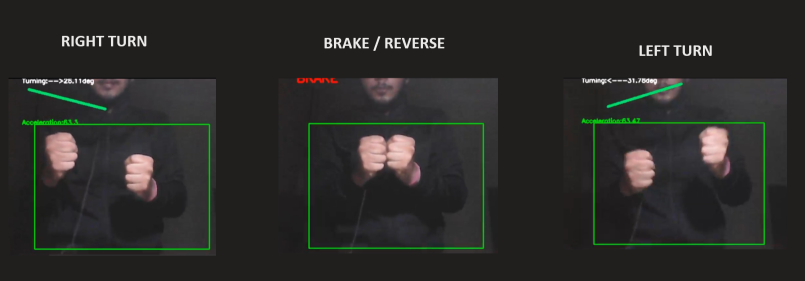
#> input picture images/ACTIONS.PNG, 1610 x 561 px, given in place of the camera (shown at 1/2 size)
$ jupyter execute game_control_opencv.ipynb   (older library calls are emulated)
#> lines starting #> are read from the running program, lines starting #| are printed output that depends on the picture; after the words box and inside, x2 and y2 are one past the last pixel; in counts of white or black regions, pixels touching at a corner belong together
[cell 1]
import cv2
import numpy as np
import math
import time
from pynput.keyboard import Key,Controller


# caputre live video through primary camera
cap = cv2.VideoCapture(0)
keyboard=Controller()
time.sleep(2)
Dir="-->"

while(1):

    _,img=cap.read()
#> img is the input picture: shape (561, 1610, 3); mean B, G, R 40.8, 43.3, 42.9
    img=cv2.flip(img,1)
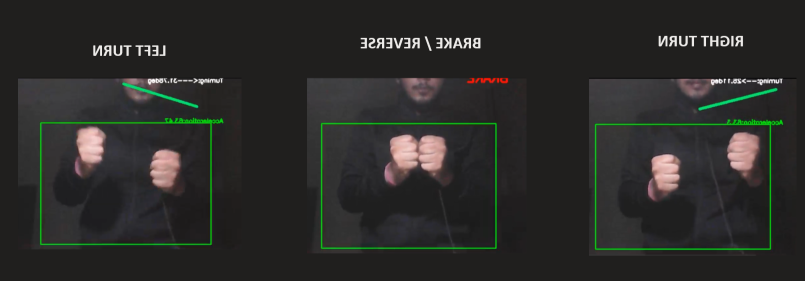
#> img: shape (561, 1610, 3) (shown at 1/2 size); mean B, G, R 40.8, 43.3, 42.9
    im=img
    img=img[150:450,80:500] #Define RegionOfInterest
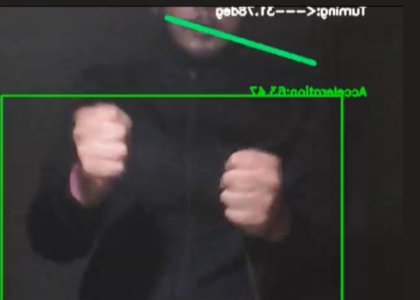
#> img: shape (300, 420, 3); mean B, G, R 50.3, 54.1, 52.8
    im=cv2.rectangle(im,(500,150),(80,450),(0,255,0),2)
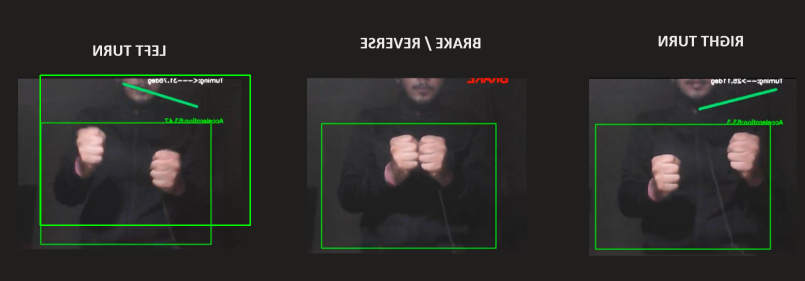
#> im: shape (561, 1610, 3) (shown at 1/2 size); 0.48% of pixels changed, all inside (x1, y1, x2, y2) = (79, 149, 502, 452)

    # Set the masking range for skin colour
    lower=np.array([0,20,150]) #HSV ranges for skin color
    upper=np.array([20,225,255])

    converted=cv2.cvtColor(img,cv2.COLOR_BGR2HSV) #convert BGR image to HSV image
#> converted: shape (300, 420, 3); mean H, S, V 79.2, 35.2, 62.8
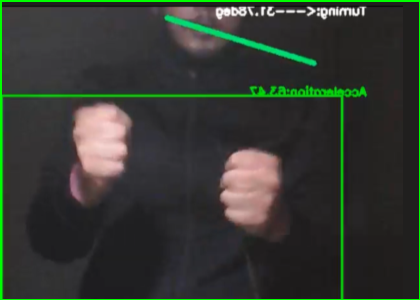
#> img: shape (300, 420, 3); 1.71% of pixels changed, all inside (x1, y1, x2, y2) = (0, 0, 420, 300)
    skinMask=cv2.inRange(converted,lower,upper)
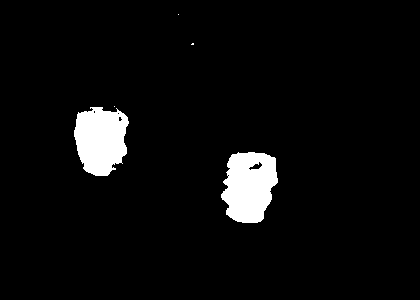
#> skinMask: shape (300, 420); 4.7% white; 5 white regions (3 under 20 px), largest, box (x1, y1, x2, y2) and area: (221, 152, 278, 223) 3050, (74, 107, 129, 176) 2894
    # set the kernel and masking of image
    kernel = cv2.getStructuringElement(cv2.MORPH_ELLIPSE, (7, 7))
    skinMask=cv2.morphologyEx(skinMask,cv2.MORPH_CLOSE,kernel)
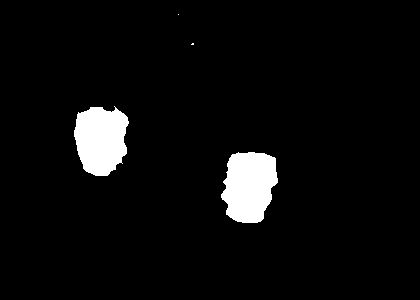
#> skinMask: shape (300, 420); 4.8% white; 4 white regions (2 under 20 px), largest, box (x1, y1, x2, y2) and area: (221, 152, 278, 223) 3116, (74, 106, 129, 176) 2955
    skinMask = cv2.dilate(skinMask, kernel, iterations = 4)
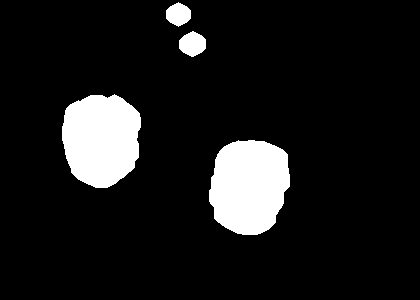
#> skinMask: shape (300, 420); 10.3% white; 4 white regions
    skinMask = cv2.GaussianBlur(skinMask, (7,7), 0)
    skin=cv2.bitwise_and(img,img,mask=skinMask)
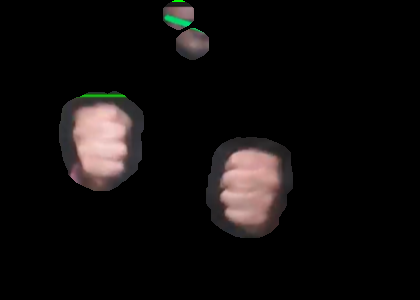
#> skin: shape (300, 420, 3); mean B, G, R 12.4, 12.9, 15.4

    # Finding all the contours in the masked image

    im2,contours,hierarchy=cv2.findContours(skinMask,cv2.RETR_TREE,cv2.CHAIN_APPROX_SIMPLE)#fit contours to hand regions
#> contours = 4 contours; box (x1, y1, x2, y2) and area: (206, 137, 293, 238) 7026, (59, 91, 144, 191) 6790, (176, 28, 209, 60) 780, (163, 0, 194, 30) 693
    keyboard.release('w')
    keyboard.release('a')
    keyboard.release('d')
    keyboard.release('s')
    try:
        keyboard.press('w')
        cnt=max(contours,key=lambda x:cv2.contourArea(x))
#> cnt = contour of 102 points, box (x1, y1, x2, y2) (206, 137, 293, 238), area 7026
        for ind,ct in enumerate(contours):#Iterate over all contours in frame
            M=cv2.moments(contours[ind])
            area=int(M["m00"])
            if area in range(6000,13000):#Ignore other contours that are not of hands
                m1=cv2.moments(contours[0])
                m2=cv2.moments(contours[1])
                #calculating the cordinates of the points that form the line between centroid of
                # both the fists.
                x1=int(m1["m10"]/m1["m00"])
                y1=int(m1["m01"]/m1["m00"])
                x2=int(m2["m10"]/m2["m00"])
                y2=int(m2["m01"]/m2["m00"])

                # calculating the slope of the line to judge which direction to turn

                slope=math.tan(((y2-y1)/(x2-x1)))*100#convert the slope into %
                slope=round(slope,2)

                if slope>0:
                    Dir="-->"
                    keyboard.press('d')

                else:
                    Dir="<--"
                    keyboard.press('a')

                distance=math.sqrt(((x2-x1)**2) + ((y2-y1)**2))
                distance=round((distance/300)*100,2)#convert distance from 0 - 300 into %

                if(distance>100):#limit distance to 100
                    distance=100
                if slope>100:#limit angle to 100
                    slope=100
                elif slope< -100:
                    slope=-100

                cv2.line(im,(x1,y1),(x2,y2),(100,255,0),5)#plot line between centres of two hands
                cv2.putText(im,"Turning:"+Dir+str(slope)+"deg",(50,50),cv2.FONT_HERSHEY_SIMPLEX,0.5,(255,255,255),2)
                cv2.putText(im,"Acceleration:"+(str(distance)),(50,150),cv2.FONT_HERSHEY_SIMPLEX,0.5,(0,255,0),2)

            else:
                if area>13000 and len(contours)==1:#If area is of two hands joined
                    cv2.putText(im,"BRAKE",(50,50),cv2.FONT_HERSHEY_SIMPLEX,1,(0,0,255),4)

                    keyboard.press('s')
#> this loop made 4 passes
#> (area, x1, y1, x2, y2, Dir) on passes 1 to 2: (7026, 248, 185, 100, 138, '-->'), (6790, 248, 185, 100, 138, '-->')
#> area on passes 3 to 4: 780, 693
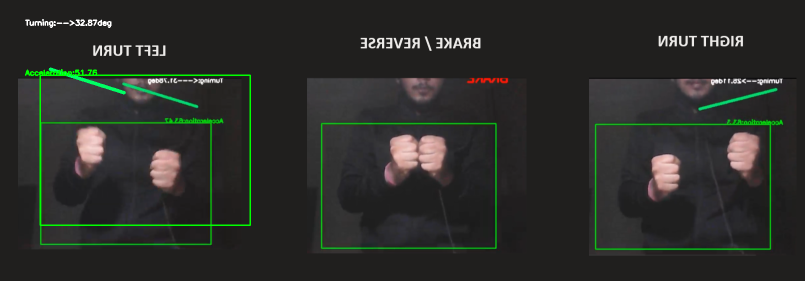
#> im: shape (561, 1610, 3) (shown at 1/2 size); 0.31% of pixels changed, all inside (x1, y1, x2, y2) = (50, 38, 252, 189)

    except ValueError:#If hands are out of the frame
        pass
    except:
        pass
    cv2.imshow('main cam',im)
    cv2.imshow('segment',skin)
    if cv2.waitKey(1) & 0xFF == ord('q'):
#> (key q is pressed here)
        break

cap.release()
cv2.destroyAllWindows()

$ run again, on images/live_video_capture.png
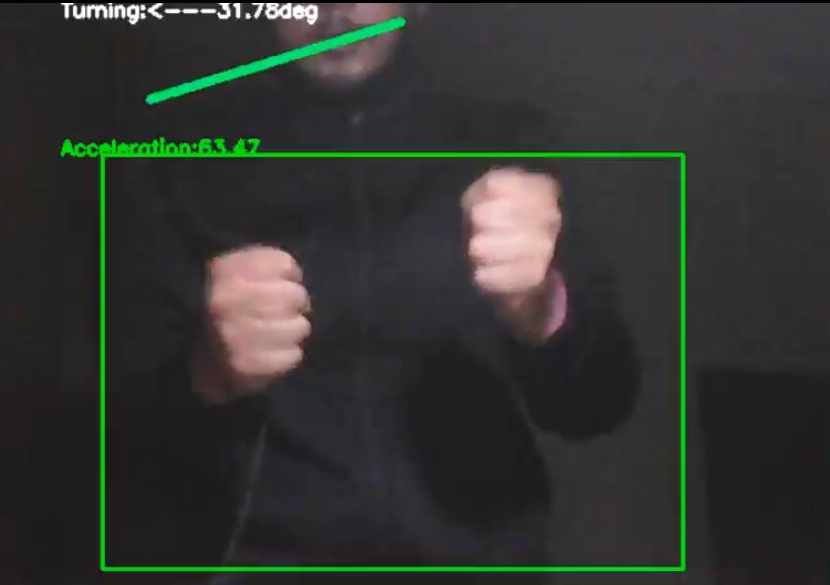
#> input picture images/live_video_capture.png, 830 x 585 px, given in place of the camera
#> img is the input picture: shape (585, 830, 3); mean B, G, R 48.6, 52.5, 50.3
#> converted: shape (300, 420, 3); mean H, S, V 80.8, 31.4, 68
#> `skinMask=cv2.inRange(converted,lower,upper)`:
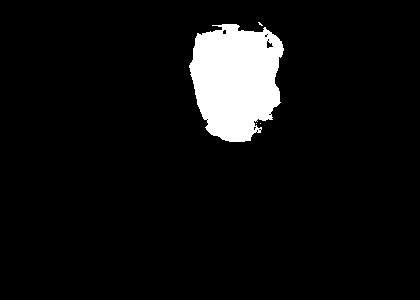
#> skinMask: shape (300, 420); 6.7% white; 4 white regions (3 under 20 px), largest, box (x1, y1, x2, y2) and area: (189, 24, 284, 142) 8408
#> contours = 1 contour; box (x1, y1, x2, y2) and area: (174, 7, 299, 157) 14847
#> cnt = contour of 175 points, box (x1, y1, x2, y2) (174, 7, 299, 157), area 14847
#> the loop `for ind,ct in enumerate(contours):#Iterate over all contours in frame` made 1 pass
#> (ind, area) on pass 1: (0, 14847)
#> after the loop `for ind,ct in enumerate(contours):#Iterate over all contours in frame`:
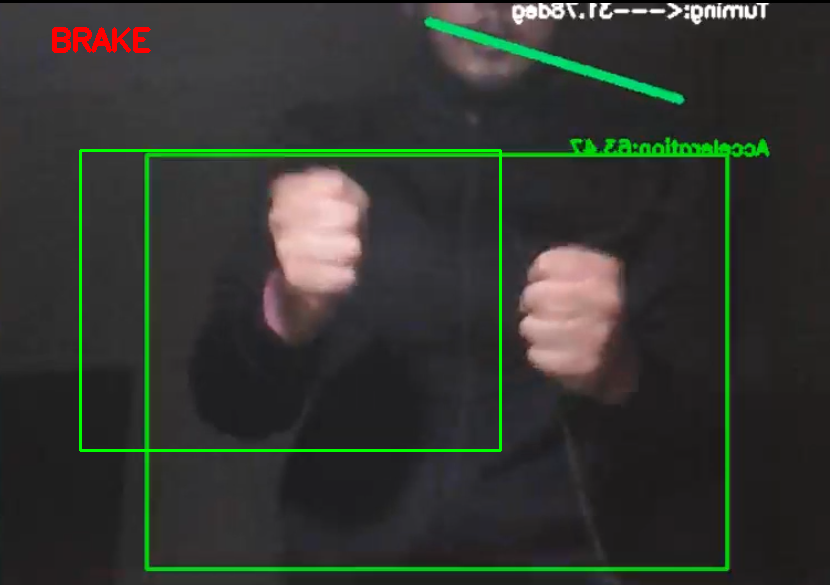
#> im: shape (585, 830, 3); mean B, G, R 48.1, 54.1, 50.5
